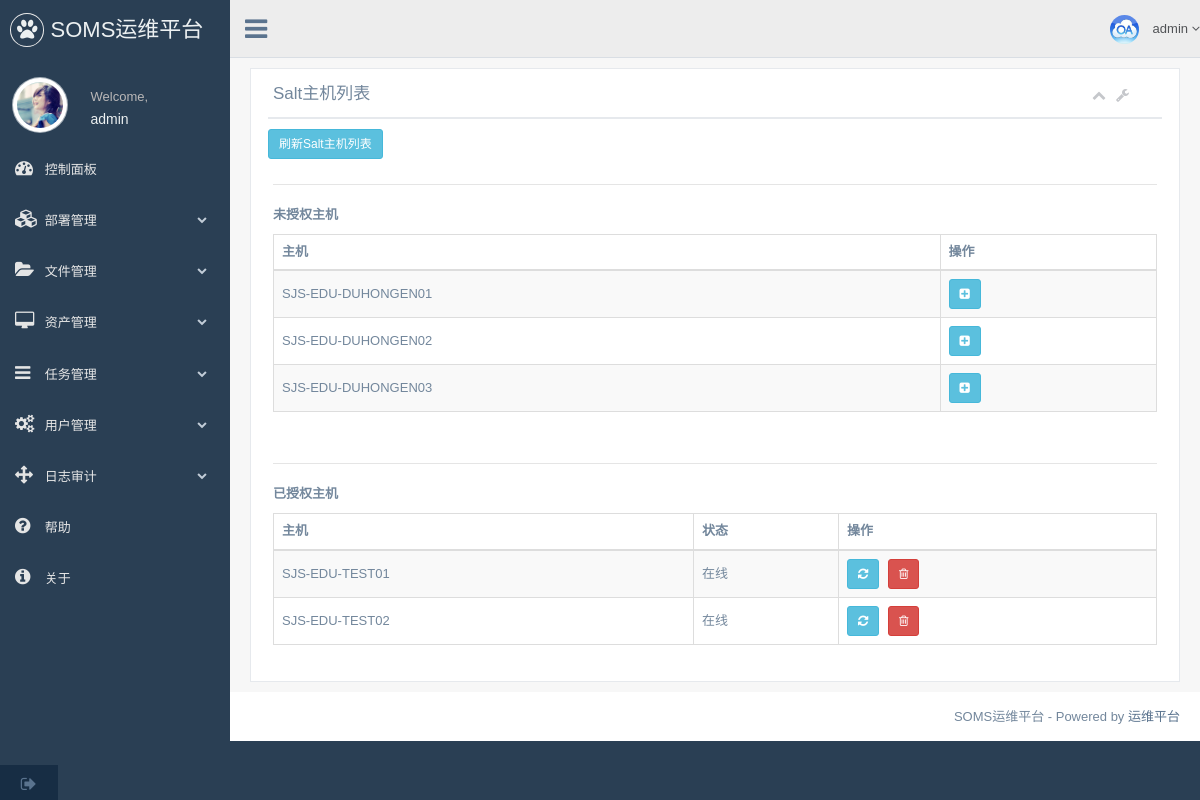
Screenshot of /deploy/key_list/ (signed in) with the database file from the repository.
### userauth/models.py (models this page shows, shortened)
class User(AbstractUser):
    USER_ROLE_CHOICES = (
        ('SU', u'超级管理员'),
        ('GA', u'组管理员'),
        ('CU', u'普通用户')
    )
    mfa = models.CharField(max_length=250, blank=True, null=True, verbose_name=u'MFA密钥')
    qq = models.CharField(max_length=16, blank=True, verbose_name=u'QQ', validators=[
        RegexValidator(regex='^[^0]\d{4,15}$', message=u'请输入正确的QQ号')])
    mobile = models.CharField(max_length=30, blank=True, verbose_name=u'联系电话', validators=[
        RegexValidator(regex='^[^0]\d{6,7}$|^[1]\d{10}$', message=u'请输入正确的电话或手机号码', code=u'号码错误')],
                              error_messages={'required': u'联系电话不能为空'})
    position = models.CharField(max_length=20, blank=True, verbose_name=u'职位')
    role = models.CharField(max_length=2, choices=USER_ROLE_CHOICES, default='CU')
    group = models.ManyToManyField(UserGroup, related_name='user_group_set', verbose_name=u'用户属组')
    class Meta:
        default_permissions = ()
        permissions = (
            ('view_user', u'查看用户'),
            ('edit_user', u'管理用户'),
        )
        verbose_name = u'用户'
        verbose_name_plural = u'用户管理'

### deploy/models.py (models this page shows, shortened)
class SaltHost(models.Model):
    hostname = models.CharField(
        max_length=80,
        unique=True,
        verbose_name=u'主机名称')
    alive = models.BooleanField(default=False, verbose_name=u'连通状态')
    alive_time_last = models.DateTimeField(auto_now=True)
    alive_time_now = models.DateTimeField(auto_now=True)
    status = models.BooleanField(default=False, verbose_name=u'是否加入salt管理')
    user_group = models.ManyToManyField(UserGroup, related_name='host_usergroup_set', verbose_name=u'所属用户组')
    department = models.ManyToManyField(Department, related_name='host_department_set', verbose_name=u'所属部门')
    class Meta:
        default_permissions = ()
        permissions = (
            ("view_deploy", u"查看主机部署"),
            ("edit_deploy", u"管理主机部署"),
            ("edit_salthost", u"管理Salt主机")
        )
        verbose_name = u'Salt主机授权'
        verbose_name_plural = u'Salt主机授权管理'

### deploy/views.py (the view)
# urls.py: url(r'^deploy/key_list/$', dviews.salt_key_list, name='key_list'),
@login_required
def salt_key_list(request):
    if request.user.is_superuser:
        minions = SaltHost.objects.filter(status=True)
        minions_pre = SaltHost.objects.filter(status=False)
        return render(request, 'salt_key_list.html', {'all_minions': minions, 'all_minions_pre': minions_pre})
    else:
        raise Http404

### templates/salt_key_list.html (shortened to what this page needs)
{% extends 'base.html' %}
{% block css %}
    <link href="/static/css/dataTables.bootstrap.min.css" rel="stylesheet">
{% endblock %}
{% block content %}
    <div class="right_col" role="main">
        <div class="">
            <div class="row">
                <div class="col-md-12 col-sm-12 col-xs-12">
                    <div class="x_panel">
                        <div class="x_title">
                            <h2>Salt主机列表 </h2>
                            <ul class="nav navbar-right panel_toolbox">
                                <li><a class="collapse-link"><i class="fa fa-chevron-up"></i></a>
                                </li>
                                <li class="dropdown">
                                    <a href="#" class="dropdown-toggle" data-toggle="dropdown" role="button"
                                       aria-expanded="false"><i class="fa fa-wrench"></i></a>
                                </li>
                                <li><a class="close-link"></a>
                                </li>
                            </ul>
                            <div class="clearfix"></div>
                        </div>
                        <div class="info"><a href="{% url 'key_import' %}" class="btn btn-info btn-sm" role="button"
                                             data-toggle="tooltip" data-placement="right"
                                             title="刷新Salt主机列表">刷新Salt主机列表</a></div>
                        <div class="x_content">
                            <div class="ln_solid"></div>
                            <div class="info">
                                <b>未授权主机</b>
                                <p></p></div>
                            <table id="datatable1" class="table table-striped table-bordered">
                                <thead>
                                <tr>
                                    <th>主机</th>
                                    <th>操作</th>
                                </tr>
                                </thead>
                                <tbody>
                                {% for m in all_minions_pre %}
                                    <tr>
                                        <td>{{ m.hostname }}</td>
                                        <td>
                                            <a class="btn btn-info btn-sm"
                                               href="{% url 'key_manage' %}?hostname={{ m.hostname }}&add=1"
                                               {% if not perms.deploy.edit_salthost %}disabled="disabled"{% endif %}><i
                                                    class="fa fa-plus-square "></i></a>
                                        </td>
                                    </tr>
                                {% endfor %}
                                </tbody>
                            </table>
                        </div>
                        <div class="x_content">
                            <div class="ln_solid"></div>
                            <div class="info">
                                <b>已授权主机</b>
                                <p></p></div>
                            <table id="datatable" class="table table-striped table-bordered">
                                <thead>
                                <tr>
                                    <th>主机</th>
                                    <th>状态</th>
                                    {% if perms.deploy.edit_salthost %}
                                        <th>操作</th>
                                    {% endif %}
                                </tr>
                                </thead>
                                <tbody>
                                {% for m in all_minions %}
                                    <tr>
                                        <td>{{ m.hostname }}</td>
                                        <td>{% if m.alive %}在线{% else %}离线{% endif %}</td>
                                        {% if perms.deploy.edit_salthost %}
                                            <td>
                                                <a class="btn btn-info btn-sm" href="#" onclick="keyManage(this);"
                                                   name="flush" value="{{ m.hostname }}"
                                                   {% if not perms.deploy.edit_salthost %}disabled="disabled"{% endif %}><i
                                                        class="fa fa-refresh "></i></a>
                                                <a class="btn btn-danger btn-sm"
                                                   href="{% url 'key_manage' %}?hostname={{ m.hostname }}&delete=1"
                                                   {% if not perms.deploy.edit_salthost %}disabled="disabled"{% endif %}><i
                                                        class="fa fa-trash-o "></i></a>
                                            </td>
                                        {% endif %}
                                    </tr>
                                {% endfor %}
                                </tbody>
                            </table>
                        </div>
                    </div>
                </div>
            </div>
        </div>
    </div>
{% endblock %}

### templates/base.html (shortened to what this page needs)
<!DOCTYPE html>
<html lang="en">
<head>
    <link href="/static/css/bootstrap.min.css" rel="stylesheet" media="screen">
    <link href="/static/css/font-awesome.min.css" rel="stylesheet">
    {% block css %}
    {% endblock %}
    <link href="/static/css/custom.min.css" rel="stylesheet">
</head>
<body class="nav-md">
<div class="container body">
    <div class="main_container">
        <div class="col-md-3 left_col">
            <div class="left_col scroll-view">
                <div class="navbar nav_title" style="border: 0;">
                    <a href="/" class="site_title"><i class="fa fa-paw"></i> <span>SOMS运维平台</span></a>
                </div>
                <div class="profile">
                    <div class="profile_pic">
                        <img src="/static/img/avatar1.jpg" alt="..." class="img-circle profile_img">
                    </div>
                    <div class="profile_info">
                        <span>Welcome,</span>
                        <h2>{% if request.user.first_name %}{{ request.user.first_name }}{% else %}
                            {{ request.user }}{% endif %}</h2>
                    </div>
                </div>
                <br/>
                <div id="sidebar-menu" class="main_menu_side hidden-print main_menu">
                    <div class="menu_section">
                        <ul class="nav side-menu">
                            <li><a href="{% url 'index' %}"><i class="fa fa-tachometer"></i> 控制面板 </a>
                            </li>
                            {% if perms.deploy.view_deploy %}
                                <li><a><i class="fa fa-cubes"></i> 部署管理 <span class="fa fa-chevron-down"></span></a>
                                </li>
                            {% endif %}
                            {% if perms.deploy.view_filemanage %}
                                <li><a><i class="fa fa-folder-open"></i> 文件管理 <span
                                        class="fa fa-chevron-down"></span></a>
                                </li>
                            {% endif %}
                            {% if perms.asset.view_asset %}
                                <li><a><i class="fa fa-desktop"></i> 资产管理 <span class="fa fa-chevron-down"></span></a>
                                </li>
                            {% endif %}
                            {% if perms.userperm.view_message %}
                                <li><a><i class="fa fa-bars"></i> 任务管理 <span class="fa fa-chevron-down"></span></a>
                                </li>
                            {% endif %}
                            {% if request.user.is_superuser %}
                                <li><a><i class="fa fa-cogs"></i> 用户管理 <span class="fa fa-chevron-down"></span></a>
                                </li>
                                <li><a><i class="fa fa-arrows"></i> 日志审计 <span class="fa fa-chevron-down"></span></a>
                                </li>
                            {% endif %}
                            <li><a href="{% url 'help' %}"><i class="fa fa-question-circle"></i> 帮助 </a>
                            </li>
                            <li><a href="{% url 'about' %}"><i class="fa fa-info-circle"></i> 关于 </a>
                            </li>
                    </div>
                </div>
                <div class="sidebar-footer hidden-small">
                    <a href="{% url 'logout' %}" data-toggle="tooltip" data-placement="top" title="Logout">
                        <span class="fa fa-sign-out" aria-hidden="true"></span>
                    </a>
                </div>
            </div>
        </div>
        <div class="top_nav">
            <div class="nav_menu">
                <nav class="" role="navigation">
                    <div class="nav toggle">
                        <a id="menu_toggle"><i class="fa fa-bars"></i></a>
                    </div>
                    <ul class="nav navbar-nav navbar-right">
                        <li class="">
                            <a href="javascript:;" class="user-profile dropdown-toggle" data-toggle="dropdown"
                               aria-expanded="false">
                                <img src="/static/img/avatar2.jpg" alt="">
                                {% if request.user.first_name %}
                                    {{ request.user.first_name }}
                                {% else %}
                                    {{ request.user }}
                                {% endif %}
                                <span class=" fa fa-angle-down"></span>
                            </a>
                        </li>
                    </ul>
                </nav>
            </div>
        </div>
        {% if not request.user.mfa %}
            <div class="right_col" role="main">
                <div class="">
                    <div class="clearfix"></div>
                    <div class="row">
                        <div class="col-md-12 col-sm-12 col-xs-12">
                            <div class="x_panel">
                                <div class="x_title">
                                    <h2>MFA密钥 </h2>
                                    <ul class="nav navbar-right panel_toolbox">
                                        <li><a class="collapse-link"><i class="fa fa-chevron-up"></i></a>
                                        </li>
                                        <li class="dropdown">
                                            <a href="#" class="dropdown-toggle" data-toggle="dropdown" role="button"
                                               aria-expanded="false"><i class="fa fa-wrench"></i></a>
                                            <ul class="dropdown-menu" role="menu">
                                                <li><a href="#">Settings 1</a>
                                                </li>
                                                <li><a href="#">Settings 2</a>
                                                </li>
                                            </ul>
                                        </li>
                                        <li><a class="close-link"><i class="fa fa-close"></i></a>
                                        </li>
                                    </ul>
                                    <div class="clearfix"></div>
                                </div>
                                <div class="x_content">
                                    {% if security_key %}
                                    <form method="post" action="/">
                                        {% csrf_token %}
                                        登录二次验证密钥已生成，请使用谷歌身份验证器添加。(请保存好安全密钥！
                                        <a href="https://play.google.com/store/apps/details?id=com.google.android.apps.authenticator2"
                                           target="_blank">谷歌身份验证器下载</a>
                                        )<br/>
                                        安全密钥： {{ security_key }}<br/>
                                        <input type="hidden" name="security_key" value="{{ security_key }}" />
                                        扫描二维码：<br/>
                                        <img src="/media/qrcode/{{ request.user.pk }}/{{ request.user.username }}.png" style="margin-left: 80px;"/> <br/>
                                        添加完后请点击<br/>
                                        <button class="btn btn-success btn-md" style="margin-left: 105px;">确认完成</button>
                                    </form>
                                        {% else %}
                                        请返回&nbsp;<a href="/"><span class="label label-success">控制面板</span></a>&nbsp;绑定登录二次验证.
                                        {% endif %}
                                    <div class="ln_solid"></div>
                                </div>
                            </div>
                        </div>
                    </div>
                </div>
            </div>
        {% else %}
            {% block content %}
            {% endblock %}
        {% endif %}
        <footer>
            <div class="pull-right">
                SOMS运维平台 - Powered by <a href="https://imaojia.com" target="_blank">运维平台</a>
            </div>
            <div class="clearfix"></div>
        </footer>
    </div>
</div>
</body>
</html>

### rows the page displays
User: user "admin"
SaltHost: hostname "SJS-EDU-DUHONGEN01"
SaltHost: hostname "SJS-EDU-DUHONGEN02"
SaltHost: hostname "SJS-EDU-DUHONGEN03"
SaltHost: hostname "SJS-EDU-TEST01", alive "在线"
SaltHost: hostname "SJS-EDU-TEST02", alive "在线"
